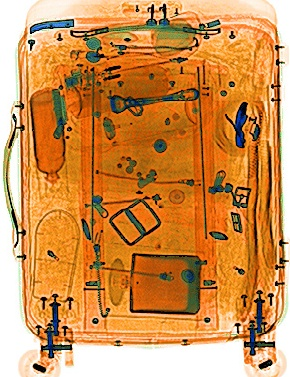
#> input picture background_images/BAGGAGE_20180811_175323_83216_B_1.jpg, 290 x 377 px
$ python baggage_blend.py
#> lines starting #> are read from the running program, lines starting #| are printed output that depends on the picture; after the words box and inside, x2 and y2 are one past the last pixel; in counts of white or black regions, pixels touching at a corner belong together
import numpy as np
import cv2
import matplotlib.pyplot as plt
import argparse

#D:\\Documents\\baggageAI\\threats_resized\\*.jpg

# ap = argparse.ArgumentParser()
# ap.add_argument("-b", "--bag", required=True,
# 	help="path to background images")
# ap.add_argument("-t", "--thrt", required=True,
# 	help="path to threat images")
# args = vars(ap.parse_args())

bag_img = cv2.imread('background_images/BAGGAGE_20180811_175323_83216_B_1.jpg')
#> bag_img is the input picture: shape (377, 290, 3); mean B, G, R 80.9, 143.2, 205.4
thrt_img = cv2.imread('threats_resized/t0.jpg')
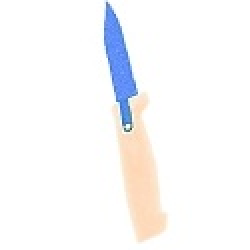
#> input picture threats_resized/t0.jpg, 125 x 125 px (shown 2 times larger)
#> thrt_img is the input picture: shape (125, 125, 3); mean B, G, R 249.8, 248.9, 249.1

# cv2.imshow("bag", bag_img)
# cv2.imshow("thrt", thrt_img)
# cv2.waitKey(0)

x_offset = 62
y_offset = 80

rows,columns,chanels = thrt_img.shape
#> rows = 125; columns = 125; chanels = 3
roi = bag_img[y_offset:205, x_offset:187]

cv2.imshow("roi", roi)
cv2.waitKey(0)

thrt_img_gray = cv2.cvtColor(thrt_img, cv2.COLOR_RGB2GRAY)
blurred = cv2.GaussianBlur(thrt_img_gray, (7, 7), 0)

cv2.imshow("thrt", blurred)
cv2.waitKey(0)

mask = cv2.adaptiveThreshold(blurred, 255,
	cv2.ADAPTIVE_THRESH_GAUSSIAN_C, cv2.THRESH_BINARY, 21, 4)
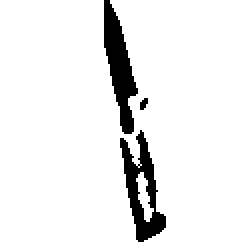
#> mask: shape (125, 125) (shown 2 times larger); 92.8% white; 3 black regions (1 under 20 px), largest, box (x1, y1, x2, y2) and area: (52, 0, 69, 67) 561, (60, 65, 83, 121) 545
cv2.imshow("Mean Adaptive Thresholding", mask)
cv2.waitKey(0)

bg = cv2.bitwise_or(roi,roi,mask = mask)
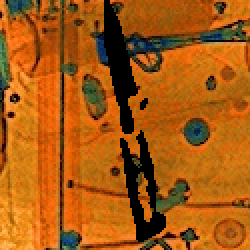
#> bg: shape (125, 125, 3) (shown 2 times larger); mean B, G, R 18, 90, 166.6
cv2.imshow("bg", bg)
cv2.waitKey(0)

mask_inv = cv2.bitwise_not(blurred)
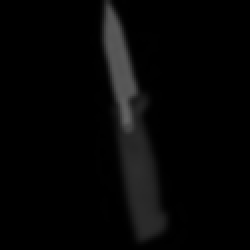
#> mask_inv: shape (125, 125) (shown 2 times larger); min 0, max 100, mean 5.8
cv2.imshow("mask_inv", mask_inv)
cv2.waitKey(0)

fg = cv2.bitwise_and(thrt_img, thrt_img, mask = mask_inv)
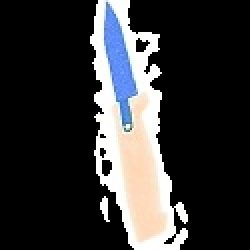
#> fg: shape (125, 125, 3) (shown 2 times larger); mean B, G, R 52.4, 51.5, 51.8
cv2.imshow("fg",fg)
cv2.waitKey(0)

final_roi = cv2.add(bg,fg)
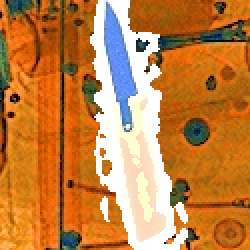
#> final_roi: shape (125, 125, 3) (shown 2 times larger); mean B, G, R 68.2, 128.8, 193.7
cv2.imshow("fr", final_roi)
cv2.waitKey(0)

thrt_img = final_roi

bag_img[y_offset : y_offset + thrt_img.shape[0], x_offset : x_offset + thrt_img.shape[1]] = thrt_img
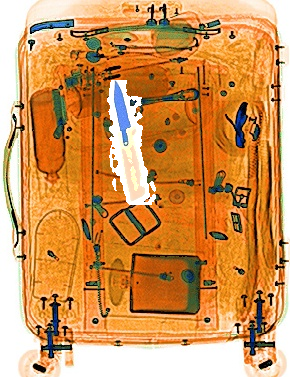
#> bag_img: shape (377, 290, 3); mean B, G, R 87.9, 147.8, 207.6
cv2.imshow("bag-image",bag_img)
cv2.waitKey(0)
